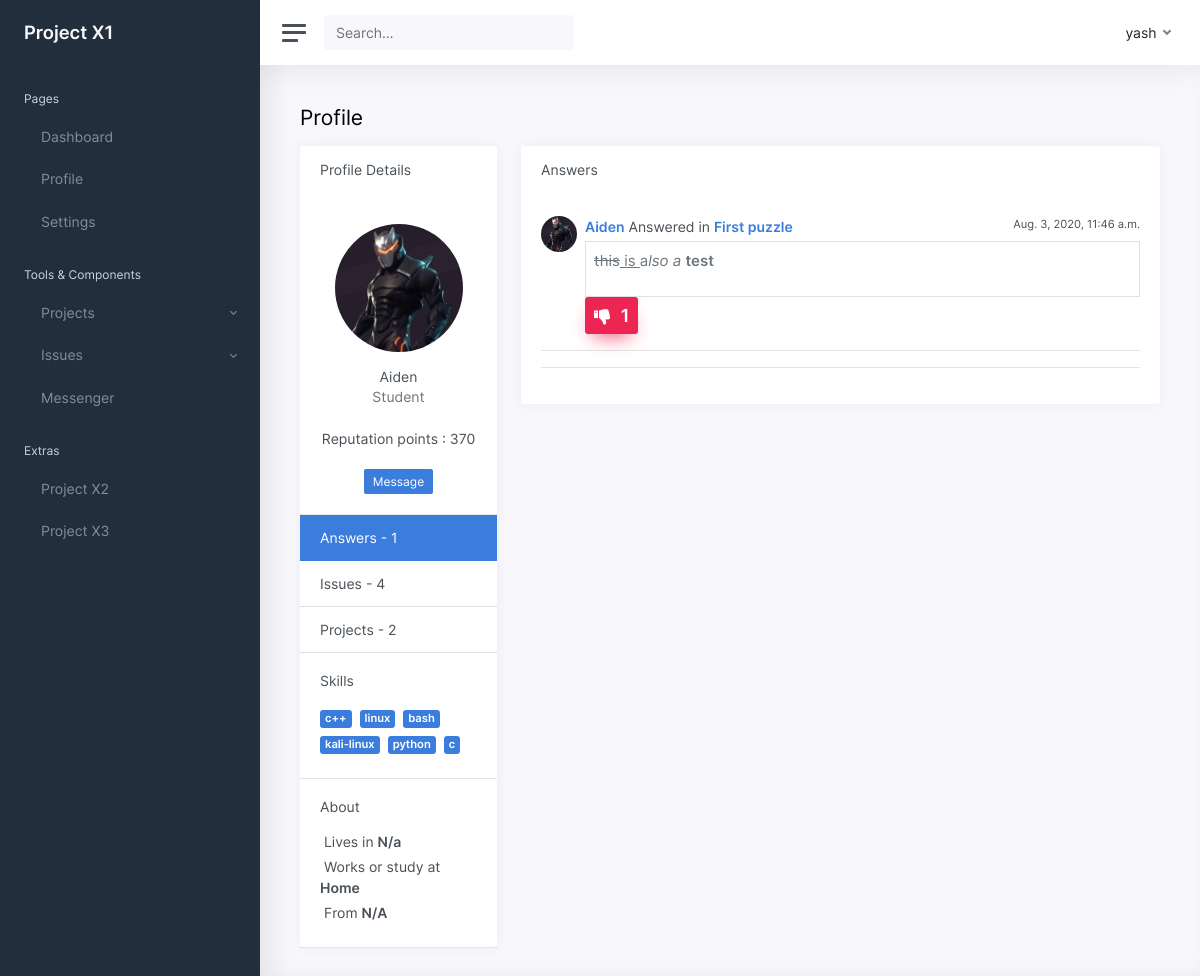
The page /accounts/profile/2/ (signed in) on the database its author committed.
### accounts/models.py (models this page shows, shortened)
class Profile(models.Model):
    user = models.OneToOneField(User,null=True,on_delete=models.CASCADE)
    profile_pic = models.ImageField(null=True,blank=True,default = 'blank-profile-picture.jpg',upload_to='')
    first_name = models.CharField(max_length = 30,null=True)
    last_name = models.CharField(max_length = 30,null=True)
    phone = models.CharField(max_length = 14,null=True)
    occupation = models.CharField(max_length = 30,null=True)
    works_at = models.CharField(max_length = 30,null=True)
    skills = TaggableManager()
    country = models.CharField(max_length = 30,null=True)
    location = models.TextField()
    reputation_points = models.IntegerField(default=0)
    linkedin = models.URLField(blank=True,null=True)
    github = models.URLField(blank=True,null=True)
    twitter = models.URLField(blank=True,null=True)
    online = models.BooleanField(default=False)

### issues/models.py (models this page shows, shortened)
class Answer(models.Model):
    issue = models.ForeignKey(Issue,null=True,related_name="answers",on_delete=models.CASCADE)
    user = models.ForeignKey(User,on_delete=models.CASCADE ,related_name='answers',)
    message = RichTextField(blank=True,null=True)
    date_added = models.DateTimeField(auto_now_add=True)
    likes = models.ManyToManyField(User,related_name='likes_answers')
    accepted = models.BooleanField(default = False)
    class Meta:
        ordering = ['date_added']

class Issue(models.Model):
    name = models.CharField(max_length=255, unique=True)
    user = models.ForeignKey(User,null=True,on_delete=models.CASCADE,related_name='issues')
    created_at = models.DateTimeField(auto_now=True)
    message = RichTextField(blank=True,null=True)
    project = models.ForeignKey(Project,on_delete=models.SET_NULL,related_name="issues",null=True,blank=True)
    tags = TaggableManager()
    solve = models.BooleanField(default = False)
    members = models.ManyToManyField(User,through="IssueMember")
    deadline = models.DateField(auto_now_add=False,auto_now=False,default= None,null=True,blank=True)
    PRIORITY = [
        ('Critical','Critical'),
        ('major','major'),
        ('minor','minor'),
    ]
    priority = models.CharField(max_length=10,choices = PRIORITY,default='minor')
    class Meta:
        ordering = ['created_at']

### accounts/views.py (the view)
# urls.py: url(r"^profile/(?P<pk>\d+)/$",views.profile_page,name='profile'),
@login_required
def profile_page(request,pk):
	user = User.objects.get(pk=pk)
	profile = user.profile
	answers = user.answers.all()
	issues = user.issues.all()
	projects = user.projects.all()
	issues_member = Issue.objects.filter( members__pk = user.pk )
	projects_member = Project.objects.filter( members__pk = user.pk )
	reputation_points = int(issues_member.count())*10 + int(projects_member.count())*50 + int(projects.count())*20 + int(issues.count())*5 + int(answers.count())*50
	for project in projects:
		reputation_points += project.members.count()*50
	for project in projects_member:
		if project.complete == True and project.issues.count() >5:
			reputation_points += 1000
	for issue in issues_member:
		if issue.solve == True:
			reputation_points += 500
	for answer in answers:
		if answer.accepted == True:
			reputation_points += 1000
	profile.reputation_points = reputation_points
	profile.save()
	context = {'profile':profile,'answers':answers,'issues':issues,'projects':projects,'projects_member':projects_member,'issues_member':issues_member}
	return render(request,'accounts/profile.html',context)

### accounts/templates/accounts/profile.html (shortened to what this page needs)
{% extends 'base.html' %}
{% block content %}
{% load static %}
<main class="content">
    <div class="container-fluid p-0">
        <h1 class="h3 mb-3">Profile</h1>
        <div class="row">
            <div class="col-md-4 col-xl-3">
                <div class="card mb-3">
                    <div class="card-header">
                        <h5 class="card-title mb-0">Profile Details</h5>
                    </div>
                    <div class="card-body text-center">
                        <img src="{{profile.profile_pic.url}}" alt="If uploaded,it will be updated soon"
                            class="rounded-circle img-responsive mt-2" width="128" height="128" />
                        <h5 class="card-title mb-0"><br>{{profile.first_name.capitalize}}</h5>
                        <div class="text-muted mb-2">{{profile.occupation.capitalize}}</div>
                        <h5 class="card-title mb-0"><br>Reputation points : {{profile.reputation_points}}</h5><br>
                        <div>
                            {% if user != profile.user %}
                            <a class="btn btn-primary btn-sm" href="{% url 'chats:list' pk=profile.user.pk %}">
                                Message</a>
                            {% endif %}
                        </div>
                    </div>
                    <div class="list-group list-group-flush" role="tablist">
                        <a class="list-group-item list-group-item-action active" data-toggle="list" href="#answers"
                            role="tab">
                            Answers - {{answers.count}}
                        </a>
                        <a class="list-group-item list-group-item-action" data-toggle="list" href="#issues" role="tab">
                            Issues - {{issues.count}}
                        </a>
                        <a class="list-group-item list-group-item-action" data-toggle="list" href="#projects"
                            role="tab">
                            Projects - {{projects.count}}
                        </a>
                    </div>
                    <div class="card-body">
                        <h5 class="h6 card-title">Skills</h5>
                        {% for skill in profile.skills.all %}
                        <a href="{% url 'projects:tagged' pk=skill.pk %}"
                            class="badge badge-primary mr-1 my-1">{{skill|safe}}</a>
                        {% endfor %}
                    </div>
                    <hr class="my-0" />
                    <div class="card-body">
                        <h5 class="h6 card-title">About</h5>
                        <ul class="list-unstyled mb-0">
                            <li class="mb-1"> Lives in <strong>{{profile.location.capitalize}}</strong></li>
                            <li class="mb-1"> Works or
                                study at <strong>{{profile.works_at.capitalize}}</strong></li>
                            <li class="mb-1"> From <strong>{{profile.country}}</strong></li>
                        </ul>
                    </div>
                    <hr class="my-0" />
                </div>
            </div>
            <div class="col-9">
                <div class="tab-content">
                    <div class=" card tab-pane fade show active" id="answers" role="tabpanel">
                        {% if not answers %}
                        <div class="card-header">
                            <h5 class="card-title mb-0">No Answers posted</h5>
                        </div>
                        {% else %}
                        <div class="card-header">
                            <h5 class="card-title mb-0">Answers</h5>
                        </div>
                        <div class="card-body h-100">
                            {% for answer in answers %}
                            {% include 'issues/_answer.html' %}
                            {% endfor %}
                            <hr />
                        </div>
                        {% endif %}
                    </div>
                </div>
            </div>
        </div>
    </div>
</main>
{% endblock %}

### templates/base.html (shortened to what this page needs)
<!DOCTYPE html>
<html lang="en">
{% load static %}
<head>
    <link href="{%static 'css/app.css' %}" rel="stylesheet">
</head>
<body>
    <div class="wrapper">
        <nav id="sidebar" class="sidebar">
            <div class="sidebar-content js-simplebar">
                <a class="sidebar-brand" href="{% url 'home' %}">
                    <span class="align-middle">Project X1</span>
                </a>
                <ul class="sidebar-nav">
                    <li class="sidebar-header">
                        Pages
                    </li>
                    <li class="sidebar-item ">
                        <a class="sidebar-link" href="{% url 'home' %}">
                             <span
                                class="align-middle">Dashboard</span>
                        </a>
                    </li>
                    <li class="sidebar-item">
                        <a class="sidebar-link" href="{% url 'accounts:profile' pk=user.pk %}">
                             <span class="align-middle">Profile</span>
                        </a>
                    </li>
                    <li class="sidebar-item">
                        <a class="sidebar-link" href="{% url 'set' %}">
                             <span
                                class="align-middle">Settings</span>
                        </a>
                    </li>
                    <li class="sidebar-header">
                        Tools & Components
                    </li>
                    <li class="sidebar-item">
                        <a href="#ui" data-toggle="collapse" class="sidebar-link collapsed">
                             <span
                                class="align-middle">Projects</span>
                        </a>
                    </li>
                </ul>
                <li class="sidebar-item">
                    <a href="#forms" data-toggle="collapse" class="sidebar-link collapsed">
                         <span
                            class="align-middle">Issues</span>
                    </a>
                </li>
                <li class="sidebar-item">
                    <a class="sidebar-link" href="{% url 'chats:all' %}">
                         <span class="align-middle">Messenger</span>
                    </a>
                </li>
                <li class="sidebar-header">
                    Extras
                </li>
                <li class="sidebar-item">
                    <a class="sidebar-link" href="#">
                         <span class="align-middle">Project X2</span>
                    </a>
                </li>
                <li class="sidebar-item">
                    <a class="sidebar-link" href="#">
                         <span class="align-middle">Project X3</span>
                    </a>
                </li>
            </div>
        </nav>
        <div class="main">
            <nav class="navbar navbar-expand navbar-light navbar-bg">
                <a class="sidebar-toggle d-flex">
                    <i class="hamburger align-self-center"></i>
                </a>
                <form action="{% url 'search' %}" method="POST" class="form-inline d-none d-sm-inline-block">
                    <div class="input-group input-group-navbar">
                        <input name="search" type="search" class="form-control" placeholder="Search…" aria-label="Search">
                        <div class="input-group-append">
                            <button class="btn" type="submit">
                            </button>
                        </div>
                    </div>
                </form>
                <div class="navbar-collapse collapse">
                    <ul class="navbar-nav navbar-align">
                        <li class="nav-item dropdown">
                            <a class="nav-link dropdown-toggle d-none d-sm-inline-block" href="#"
                                data-toggle="dropdown">
                                <span class="text-dark">{{user.username}}</span>
                            </a>
                        </li>
                    </ul>
                </div>
            </nav>
            {% block content %}
            {% endblock %}
        </div>
    </div>
</body>
</html>

### issues/templates/issues/_answer.html (shortened to what this page needs)
<div class="media">
    <img src="{{answer.user.profile.profile_pic.url}}" width="36" height="36" class="rounded-circle mr-2"
        alt="profile_pic">
    <div class="media-body">
        <small class="float-right text-navy">{{answer.date_added}}</small>
        <strong><a href="{% url 'accounts:profile' pk=answer.user.pk %}">{{answer.user.username}}</a></strong> Answered in <strong><a href="{% url 'issues:single' pk=answer.issue.pk %}">{{answer.issue.name}}</a></strong>
        <br />
        <div style="font-size:15px;" class="border text-sm text-muted p-2 mt-1">
            {{answer.message|safe}}
        </div>
        <link rel="stylesheet" href="https://cdnjs.cloudflare.com/ajax/libs/font-awesome/4.7.0/css/font-awesome.min.css">
        {% if user in answer.likes.all %}
        <button onclick="myFunction(this)" class="btn-secondary likes-button" type="button"
            data-ansid="{{answer.pk}}"><i class="fa fa-thumbs-down"></i><strong
                id="like_count_{{answer.pk}}">{{ answer.likes.count }}</strong>
        </button>
        {% else %}
        <button onclick="myFunction(this)" class="btn-secondary likes-button" type="button"
            data-ansid="{{answer.pk}}"><i class="fa fa-thumbs-up"></i><strong
                id="like_count_{{answer.pk}}">{{ answer.likes.count }}</strong>
        </button>
        {% endif %}
    </div>
</div>
<hr />

### issues/templates/issues/_answer.html (style rules this page uses)
.btn-secondary { background: #ed2553; border-radius: 3px; box-shadow: 0 10px 20px -8px rgb(240, 75, 113); padding: 5px 9px; font-size: 18px; border: none; outline: none; color: #ffffff; text-decoration: none; -webkit-transition: 0.3s ease; transition: 0.3s ease; }
.fa-thumbs-down { margin-right: 10px; }

### rows shown on the page
Profile: profile_pic (picture), first_name "Aiden", occupation "Student", reputation_points "370", location "N/a", works_at "Home", country "N/A"
Tag: name "c++"
Tag: name "linux"
Tag: name "bash"
Tag: name "kali-linux"
Tag: name "python"
Tag: name "c"
Answer: user.profile.profile_pic (picture), date_added "Aug. 3, 2020, 11:46 a.m.", user.username "Aiden", issue.name "First puzzle", message "this is a lso a test", likes.count "1"

### other values the page prints
{{ user.username }} "yash"
{{ answers.count }} "1"
{{ issues.count }} "4"
{{ projects.count }} "2"
